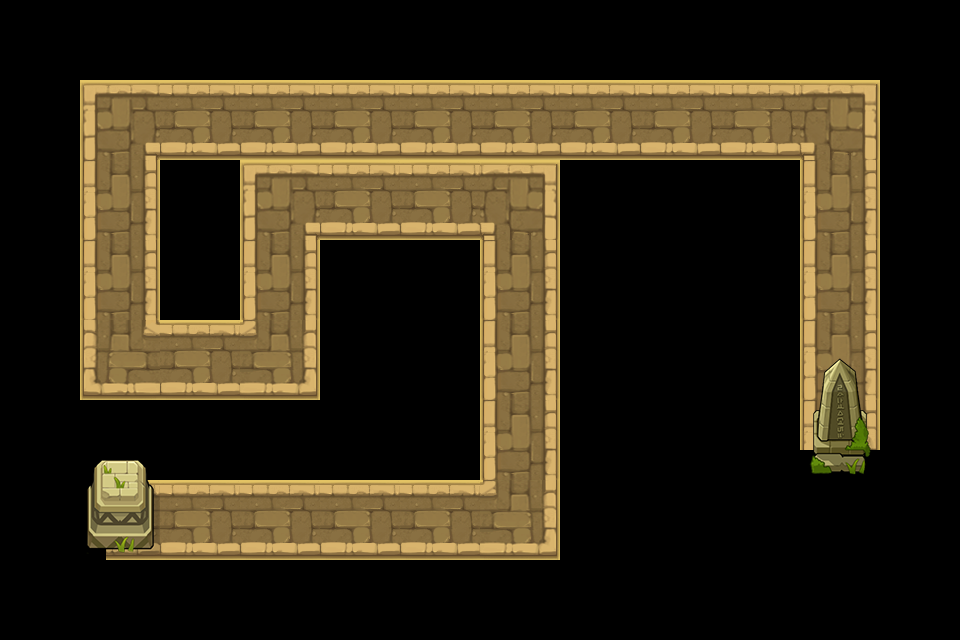

A level layout from a 2D game, rendered from its tile map. Below: a short description, then the map file with tile-grid data replaced by summaries:
An orthogonal 12x8 tile map with 80x80 px tiles, 2 tile layers (road, object) and 16 objects (P0, P1, P2, P3, P4, ...).

<map version="1.0" tiledversion="1.0.3" orientation="orthogonal" renderorder="right-down" width="12" height="8" tilewidth="80" tileheight="80" nextobjectid="18">
 <tileset firstgid="1" name="chengshi" tilewidth="80" tileheight="80" tilecount="15" columns="5">
  <image source="chengshi.png" width="400" height="240" />
 </tileset>
 <layer name="road" width="12" height="8">
  <data>[96 cells, 33 non-empty, 8 distinct tile ids]</data>
 </layer>
 <layer name="object" width="12" height="8">
  <data>[96 cells, 4 non-empty, 4 distinct tile ids]</data>
 </layer>
 <objectgroup name="path" visible="0">
  <object id="1" name="P0" x="160" y="520" />
  <object id="2" name="P1" x="520" y="520" />
  <object id="3" name="P2" x="520" y="200" />
  <object id="4" name="P3" x="280" y="200" />
  <object id="5" name="P4" x="280" y="360" />
  <object id="6" name="P5" x="120" y="360" />
  <object id="7" name="P6" x="120" y="120" />
  <object id="8" name="P7" x="840" y="120" />
  <object id="9" name="P8" x="840" y="360" />
  <object id="10" name="O0" x="0" y="80" width="80" height="400" />
  <object id="11" name="O1" x="160" y="400" width="160" height="80" />
  <object id="12" name="O2" x="320" y="240" width="160" height="240" />
  <object id="13" name="O3" x="160" y="160" width="80" height="160" />
  <object id="14" name="O4" x="560" y="160" width="240" height="400" />
  <object id="15" name="O5" x="880" y="80" width="80" height="400" />
  <object id="16" name="O6" x="800" y="480" width="80" height="80" />
 </objectgroup>
</map>
